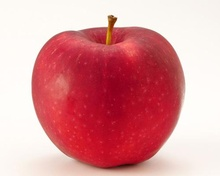
%> input picture FacelRecognition/LBP/LBP-LDP-LOOP-master/apples.jpg, 220 x 176 px, shrunk from 500 x 400 before the run
$ octave loop.m   (GNU Octave 9; MATLAB toolbox functions it lacks are replaced by stand-ins)
%> lines starting %> are read from the running program, lines starting %| are printed output that depends on the picture
% Demo: A simple 3x3 LOOP (local oriented optimal pattern) code.
% Cite: T. Chakraborti, B. McCane, S. Mills, and U. Pal, "LOOP: Descriptor:
% Encoding Repeated Local Patternsfor Fine-grained Visual Identification of
% Lepidoptera", arXiv:1710.09317.

clear all
close all

% pre-processing
I=imread('apples.jpg'); %input image
%> I is the input picture: size 176x220x3 uint8; mean R, G, B 220.5, 150.4, 154.5
imshow(I); %display input image

I=im2double(I); %convert to double
%> I: size 176x220x3 double
if size(I,3)==3
    I=rgb2gray(I); %convert to grayscale if rgb
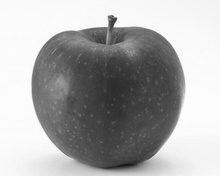
%> I: size 176x220 double; min 0.0871, max 0.998, mean 0.674
end

figure;
imshow(I); %display grayscale image

[m,n]=size(I); %get the size of image
%> m = 176; n = 220

%initialise variable
x=zeros(8,1);
y=zeros(8,1);
b=zeros(m,n);

%Kirsch masks
msk=zeros(3,3,8); %east, north-east, north, north-west, west, south-west, south, south-east
msk(:,:,1)=[-3 -3 5; -3 0 5; -3 -3 5]; %east
msk(:,:,2)=[-3 5 5; -3 0 5; -3 -3 -3]; %north-east
msk(:,:,3)=[5 5 5; -3 0 -3; -3 -3 -3]; %north
msk(:,:,4)=[5 5 -3; 5 0 -3; -3 -3 -3]; %north-west
msk(:,:,5)=[5 -3 -3; 5 0 -3; 5 -3 -3]; %west
msk(:,:,6)=[-3 -3 -3; 5 0 -3; 5 5 -3]; %south-west
msk(:,:,7)=[-3 -3 -3; -3 0 -3; 5 5 5]; %south
msk(:,:,8)=[-3 -3 -3; -3 0 5; -3 5 5]; %south-east

%LOOP calculation
for i=2:m-1
    for j=2:n-1
        t=1;
            for k=-1:1
                for l=-1:1
                    if (k~=0)||(l~=0)
                         if (I(i+k,j+l)-I(i,j)<0) %threshold to generate bit
                            x(t)=0;
                         else
                            x(t)=1;
                         end
                         y(t)=I(i+k,j+l)*msk(2+k,2+l,t); %apply Kirsch masks
                         t=t+1;
                    end
                end
            end

 [p q]= sort(y);     %sort mask output and assign 1 to the highest 3, rest 0

 for t=1:8
     b(i,j)=b(i,j)+((2^(q(t)-1))*x(t)); %decimal to binary conversion
 end


    end
end
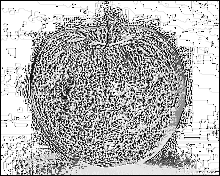
%> b: size 176x220 double; min 0, max 255, mean 180.4
%> after the loop, x = [0; 0; 0; 1; 1; 1; 1; 1]; y = [-2.91; 4.84; 4.84; 4.86; -2.92; 4.88; 4.88; 4.88]

b=uint8(b); %convert decimal 2-d matrix to image
%> b: size 176x220 uint8
figure;
imshow(b);  %display LBP image


%LDP Histogram
H=imhist(b); %find histogram
%> H = 256 values, max 11127 at index 256, min 0 at index 63, mean 151.2
figure;
bar(H); %display histogram
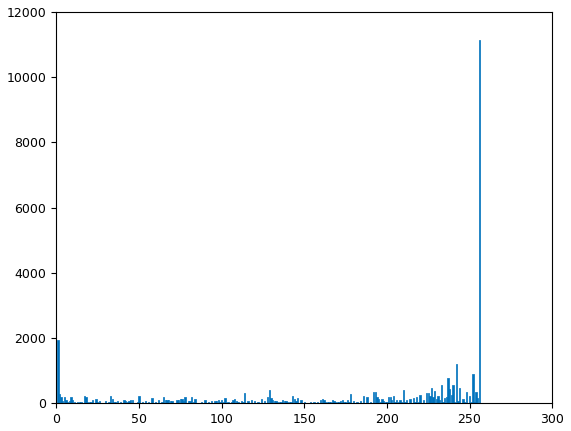
%> figure redrawn from the program's plot data; tallest bar 11127 high, from x = 255.6 to 256.4


%%--------------------------------------------------------------%%
